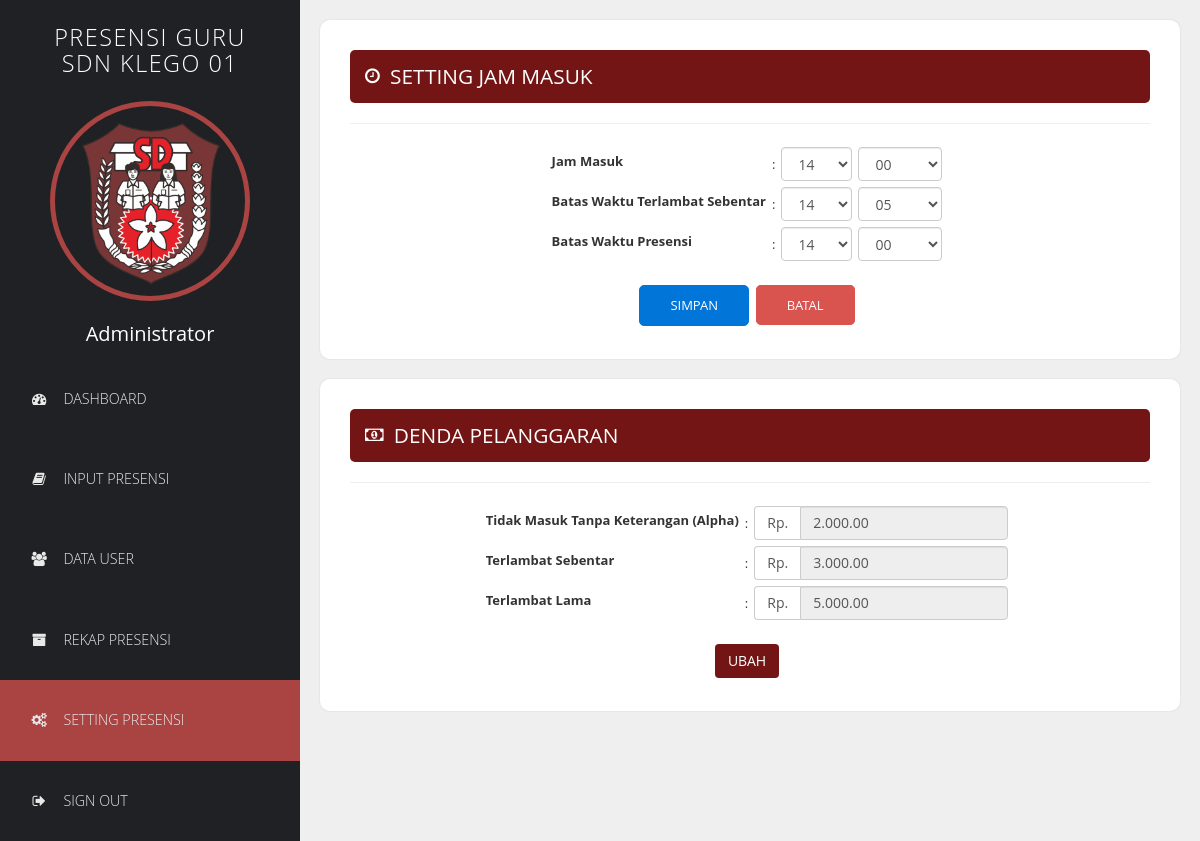
/administrator.php?type=setting&form=edit_jam_presensi (signed in), run on the app's committed database.
### tables this page shows
CREATE TABLE `setting` (
  `no` int(2) NOT NULL,
  `jam_presensi` int(2) UNSIGNED ZEROFILL NOT NULL,
  `menit_presensi` int(2) UNSIGNED ZEROFILL NOT NULL,
  `telat_jam_presensi` int(2) UNSIGNED ZEROFILL NOT NULL,
  `telat_menit_presensi` int(2) UNSIGNED ZEROFILL NOT NULL,
  `denda_alpha` bigint(11) NOT NULL,
  `denda_telat_sebentar` bigint(11) NOT NULL,
  `denda_telat_lama` bigint(11) NOT NULL,
  `jam_batas_presensi` int(2) UNSIGNED ZEROFILL NOT NULL,
  `menit_batas_presensi` int(2) UNSIGNED ZEROFILL NOT NULL
);

### admin/setting/lihat_denda.php (the view, shortened to what this page needs)
<?php
$lihat = mysqli_query($database, "select * from setting where no='1'");
$data = mysqli_fetch_array($lihat);
?>
<div class="templatemo-content-widget white-bg col-2" style="position:inherit">
	<div style="background-color: #731514; padding: 15px; color: #fff; border-radius: 5px;">
		<i class="fa fa-money fa-lg"></i> &nbsp
		<h2 class="templatemo-inline-block">DENDA PELANGGARAN</h2>
	</div>
	<hr>
	<table class="ttable table_input" align="center">
		<tr>
			<td><label for="jam">Tidak Masuk Tanpa Keterangan (Alpha)</label></td>
			<td>:</td>
			<td>
				<div class="input-group">
					<span class="input-group-addon">
						Rp.
					</span>
					<input class="form-control" type="text" disabled value="<?php echo number_format($data['denda_alpha'], 2, '.', '.'); ?>" name="alpha" title="harus diisi" required="">
				</div>
			</td>
		</tr>
		<tr>
			<td><label for="tjam">Terlambat Sebentar</label></td>
			<td>:</td>
			<td>
				<div class="input-group">
					<span class="input-group-addon">
						Rp.
					</span>
					<input class="form-control" type="text" disabled value="<?php echo number_format($data['denda_telat_sebentar'], 2, '.', '.'); ?>" name="ts" title="harus diisi" required="">
				</div>
			</td>
		</tr>
		<tr>
			<td><label for="tjam">Terlambat Lama</label></td>
			<td>:</td>
			<td>
				<div class="input-group">
					<span class="input-group-addon">
						Rp.
					</span>
					<input class="form-control" type="text" disabled value="<?php echo number_format($data['denda_telat_lama'], 2, '.', '.'); ?>" name="tl" title="harus diisi" required="">
				</div>
			</td>
		</tr>
		<tr>
		<tr>
			<td colspan="4"><br>
				<center><a href="administrator.php?type=setting&form3=edit_denda"><input type="submit" name="kirim" value="UBAH" class="btn" style="background-color: #731514;color: #fff;"></a></CENTER>
			<td>
	</table>
</div>

### admin/setting/ubah_jam_presensi.php (shortened to what this page needs)
<?php
$lihat = mysqli_query($database, "select * from setting where no='1'");
$data = mysqli_fetch_array($lihat);
?>
<div class="templatemo-content-widget white-bg col-2" style="position:inherit">
	<div style="background-color: #731514; padding: 15px; color: #fff; border-radius: 5px;">
		<i class="fa fa-clock-o fa-lg"></i> &nbsp
		<h2 class="templatemo-inline-block">SETTING JAM MASUK</h2>
	</div>
	<hr>
	<form action="" name="form_tambah" method="post" enctype="multipart/form-data" class="templatemo-login-form">
		<table class="ttable table_input" align="center">
			<tr>
				<td><label for="jam">Jam Masuk</label></td>
				<td>:</td>
				<td><select name="jam_presensi" id="jam" required title="Jam Harus diIsi" class="form-control">
						<option <?php if ($data['jam_presensi'] == '14') {
									echo "selected";
								}; ?> value="14">14</option>
					</select>
				</td>
				<td><select name="menit_presensi" id="menit" required title="Menit Harus diIsi" class="form-control">
						<option <?php if ($data['menit_presensi'] == '00') {
									echo "selected";
								}; ?> value="00">00</option>
					</select>
				</td>
			</tr>
			<tr>
				<td><label for="tjam">Batas Waktu Terlambat Sebentar</label></td>
				<td>:</td>
				<td><select name="telat_jam_presensi" id="tjam" required title="Jam Harus diIsi" class="form-control">
						<option <?php if ($data['telat_jam_presensi'] == '14') {
									echo "selected";
								}; ?> value="14">14</option>
					</select>
				</td>
				<td><select name="telat_menit_presensi" id="tmenit" required title="Menit Harus diIsi" class="form-control">
						<option <?php if ($data['telat_menit_presensi'] == '05') {
									echo "selected";
								}; ?> value="05">05</option>
					</select>
				</td>
			</tr>
			<tr>
				<td><label for="bjam">Batas Waktu Presensi</label></td>
				<td>:</td>
				<td><select name="jam_batas_presensi" id="tjam" required title="Jam Harus diIsi" class="form-control">
						<option <?php if ($data['jam_batas_presensi'] == '14') {
									echo "selected";
								}; ?> value="14">14</option>
					</select>
				</td>
				<td><select name="menit_batas_presensi" id="tmenit" required title="Menit Harus diIsi" class="form-control">
						<option <?php if ($data['menit_batas_presensi'] == '00') {
									echo "selected";
								}; ?> value="00">00</option>
					</select>
				</td>
			</tr>
			<tr>
			<tr>
				<td colspan="4"><br>
					<center><input type="submit" name="kirim" value="SIMPAN" class="blue1-button">&nbsp <a href="administrator.php?type=setting" class="red-button">BATAL</a></CENTER>
				<td>
		</table>
	</form>
</div>

### css/templatemo-style.css (style rules this page uses)
* { font-family: "Open Sans", sans-serif; }
body { font-size: 13px; }
body, .templatemo-left-nav { background: #1f2124; }
h1, h2, h3 { margin: 0; }
h2 { font-size: 1.6em; }
.templatemo-inline-block { display: inline-block; vertical-align: middle; }
.white-bg { background-color: white; }
.col-2 { -webkit-flex: 2; -ms-flex: 2; flex: 2; }
.templatemo-content-widget { border-radius: 10px; padding: 30px; position: static; margin: 10px; box-shadow: 0px 0px 1px 1px rgba(161, 159, 159, 0.1); }
.input-group-addon { background: none; }
table.table_input tr td { padding: 3px; }
a { cursor: pointer; }
th, td { white-space: nowrap; }

### css/custom.css (style rules this page uses)
.blue1-button { background-color: #0275d8; border: 1px solid #0275d8; color: white; border-radius: 5px; padding: 10px 30px; text-transform: uppercase; transition: all 0.3s ease; }
.red-button { background-color: #d9534f; border: 1px solid #d9534f; color: white; border-radius: 5px; padding: 10px 30px; text-transform: uppercase; transition: all 0.3s ease; }

### data on the page
setting: jam_presensi "14", menit_presensi "00", telat_jam_presensi "14", telat_menit_presensi "05", jam_batas_presensi "14", menit_batas_presensi "00", alpha "2.000.00", ts "3.000.00", tl "5.000.00"
